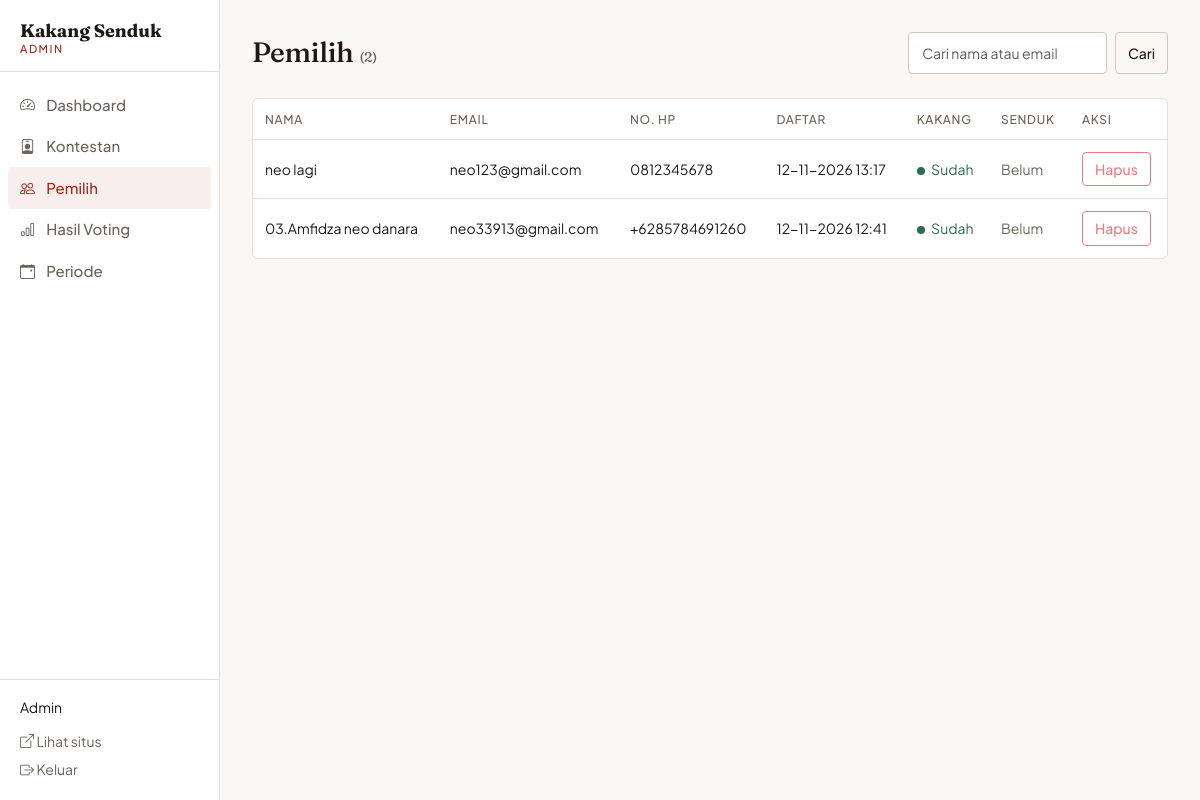
Screenshot of /app-voting/admin/pemilih.php (signed in) with the database file from the repository.
### tables this page shows
CREATE TABLE `users` (
  `id` int(11) NOT NULL,
  `nama` varchar(100) NOT NULL,
  `email` varchar(100) NOT NULL,
  `no_hp` varchar(20) NOT NULL,
  `password` varchar(255) NOT NULL,
  `role` enum('admin','pemilih') NOT NULL DEFAULT 'pemilih',
  `created_at` datetime NOT NULL DEFAULT current_timestamp()
);

### app-voting/includes/functions.php (called while the page is built, shortened)
<?php
function e($str) {
    return htmlspecialchars((string) $str, ENT_QUOTES, 'UTF-8');
}

### app-voting/admin/pemilih.php (the view, shortened to what this page needs)
<?php
require_once __DIR__ . '/../config/app.php';
$perHalaman = 20;
$q = is_string($_GET['q'] ?? null) ? mb_substr(trim($_GET['q']), 0, 100) : '';
$where  = "u.role = 'pemilih'";
$param  = [];
$hitung = $pdo->prepare("SELECT COUNT(*) FROM users u WHERE $where");
$hitung->execute($param);
$total = (int) $hitung->fetchColumn();
$jumlahHal = max(1, (int) ceil($total / $perHalaman));
$hal       = min($jumlahHal, max(1, (int) ($_GET['hal'] ?? 1)));
$offset    = ($hal - 1) * $perHalaman;
$stmt = $pdo->prepare(
    "SELECT u.id, u.nama, u.email, u.no_hp, u.created_at,
            SUM(v.kategori = 'Kakang') AS kakang,
            SUM(v.kategori = 'Senduk') AS senduk,
            COUNT(v.id) AS suara
     FROM users u
     LEFT JOIN voting v ON v.user_id = u.id
     WHERE $where
     GROUP BY u.id, u.nama, u.email, u.no_hp, u.created_at
     ORDER BY u.id DESC
     LIMIT $perHalaman OFFSET $offset"
);
$stmt->execute($param);
$daftar = $stmt->fetchAll();
require_once ROOT_PATH . '/includes/admin-header.php';
?>
<div class="admin-kepala">
  <h1 class="judul-halaman">Pemilih <span class="teks-2 teks-kecil">(<?= $total ?>)</span></h1>
  <form class="d-flex gap-2" method="get" action="<?= BASE_URL ?>/admin/pemilih.php">
    <input class="form-control form-control-sm" type="search" name="q" value="<?= e($q) ?>"
           placeholder="Cari nama atau email" maxlength="100" aria-label="Cari pemilih">
    <button class="btn btn-outline-secondary btn-sm" type="submit">Cari</button>
  </form>
</div>
<div class="tabel-bungkus">
  <table class="tabel">
    <thead>
      <tr><th>Nama</th><th>Email</th><th>No. HP</th><th>Daftar</th><th>Kakang</th><th>Senduk</th><th>Aksi</th></tr>
    </thead>
    <tbody>
      <?php foreach ($daftar as $p): ?>
        <tr>
          <td><?= e($p['nama']) ?></td>
          <td><?= e($p['email']) ?></td>
          <td><?= e($p['no_hp']) ?></td>
          <td><?= e(date('d-m-Y H:i', strtotime($p['created_at']))) ?></td>
          <td class="<?= (int) $p['kakang'] > 0 ? 'status status-aktif' : 'teks-2' ?>"><?= (int) $p['kakang'] > 0 ? 'Sudah' : 'Belum' ?></td>
          <td class="<?= (int) $p['senduk'] > 0 ? 'status status-aktif' : 'teks-2' ?>"><?= (int) $p['senduk'] > 0 ? 'Sudah' : 'Belum' ?></td>
          <td class="text-nowrap">
            <?php if ((int) $p['suara'] > 0): ?>
              <button type="button" class="btn btn-outline-danger btn-sm" disabled
                      title="Tidak bisa dihapus karena sudah memberikan suara">Hapus</button>
            <?php endif; ?>
          </td>
        </tr>
      <?php endforeach; ?>
    </tbody>
  </table>
</div>
<?php require_once ROOT_PATH . '/includes/admin-footer.php'; ?>

### app-voting/assets/css/style.css (style rules this page uses)
:root { --merah: #9B2D20; --merah-gelap: #7E2218; --emas: #B8892B; --hijau: #2F6B4F; --teks: #1C1917; --teks-2: #6B645C; --garis: #E4DFD8; --latar: #FAF8F5; --putih: #FFFFFF; --font-judul: 'Fraunces', Georgia, 'Times New Roman', serif; --font-isi: 'Plus Jakarta Sans', system-ui, -apple-system, 'Segoe UI', sans-serif; --r-kecil: 4px; --r-panel: 6px; --waktu: 160ms; --bs-body-font-family: var(--font-isi); --bs-body-color: var(--teks); --bs-body-bg: var(--latar); --bs-border-color: var(--garis); --bs-border-radius: var(--r-kecil); --bs-link-color: var(--merah); --bs-link-color-rgb: 155, 45, 32; --bs-link-hover-color: var(--merah-gelap); --bs-link-hover-color-rgb: 126, 34, 24; }
body { line-height: 1.6; -webkit-font-smoothing: antialiased; }
h1, h2, h3, h4 { font-family: var(--font-judul); font-weight: 500; line-height: 1.2; letter-spacing: -0.01em; }
h1 { font-size: clamp(2rem, 1.2rem + 3vw, 3.5rem); }
.judul-halaman { font-family: var(--font-judul); font-weight: 500; font-size: 1.75rem; margin: 0; }
.teks-kecil { font-size: .875rem; }
.teks-2 { color: var(--teks-2); }
.btn { font-weight: 500; border-radius: var(--r-kecil); padding: .55rem 1.1rem; transition: background-color var(--waktu), border-color var(--waktu), color var(--waktu); }
.btn-sm { padding: .35rem .75rem; font-size: .875rem; }
.btn-outline-secondary { --bs-btn-color: var(--teks); --bs-btn-border-color: #CFC8BE; --bs-btn-hover-color: #fff; --bs-btn-hover-bg: var(--teks); --bs-btn-hover-border-color: var(--teks); --bs-btn-active-color: #fff; --bs-btn-active-bg: var(--teks); --bs-btn-active-border-color: var(--teks); --bs-btn-focus-shadow-rgb: 28, 25, 23; }
.btn-outline-danger { --bs-btn-color: var(--merah); --bs-btn-border-color: var(--merah); --bs-btn-hover-color: #fff; --bs-btn-hover-bg: var(--merah); --bs-btn-hover-border-color: var(--merah); --bs-btn-active-color: #fff; --bs-btn-active-bg: var(--merah-gelap); --bs-btn-active-border-color: var(--merah-gelap); --bs-btn-focus-shadow-rgb: 155, 45, 32; }
.form-control, .form-select { border-color: #CFC8BE; padding: .6rem .8rem; background-color: var(--putih); }
.tabel-bungkus { background: var(--putih); border: 1px solid var(--garis); border-radius: var(--r-panel); overflow-x: auto; }
.tabel { width: 100%; margin: 0; border-collapse: collapse; font-size: .875rem; }
.tabel th { padding: .65rem .75rem; font-size: .75rem; font-weight: 500; letter-spacing: .06em; text-transform: uppercase; color: var(--teks-2); border-bottom: 1px solid var(--garis); white-space: nowrap; text-align: left; }
.tabel td { padding: .75rem; border-bottom: 1px solid var(--garis); vertical-align: middle; }
.tabel tbody tr:last-child td { border-bottom: 0; }
.status::before { content: ''; display: inline-block; width: .5rem; height: .5rem; margin-right: .4rem; border-radius: 50%; background: currentColor; }
.status-aktif { color: var(--hijau); }
.admin-kepala { display: flex; align-items: center; justify-content: space-between; flex-wrap: wrap; gap: 1rem; margin-bottom: 1.5rem; }

### rows the page displays
users: nama "neo lagi", email "neo123@gmail.com", no_hp "0812345678", created_at "12-11-2026 13:17"
users: nama "03.Amfidza neo danara", email "neo33913@gmail.com", no_hp "+6285784691260", created_at "12-11-2026 12:41"

### other values shown
$label "Dashboard"
$label "Kontestan"
$label "Pemilih"
$label "Hasil Voting"
$label "Periode"
$admin['nama'] "Admin"
$total "2"
